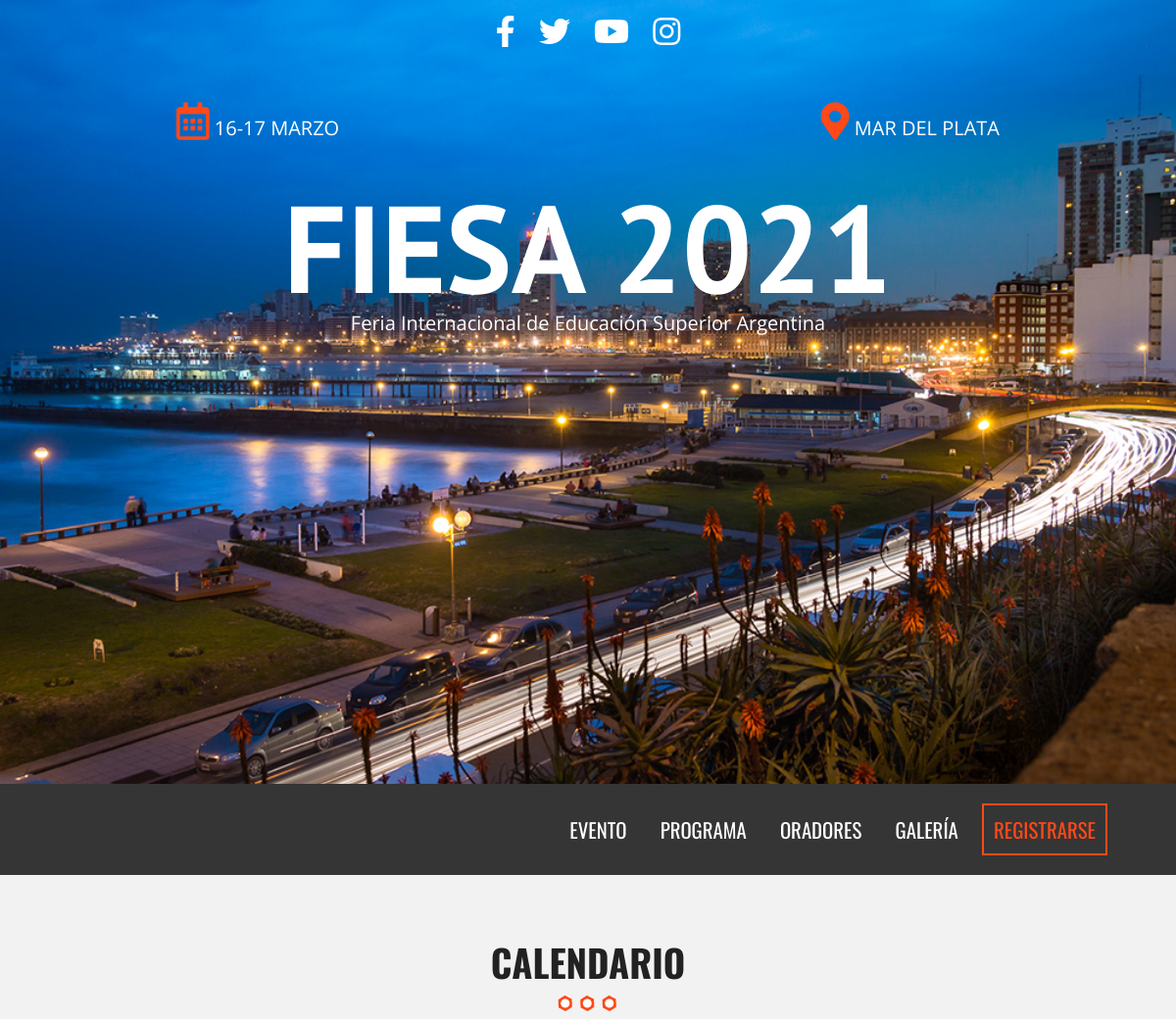
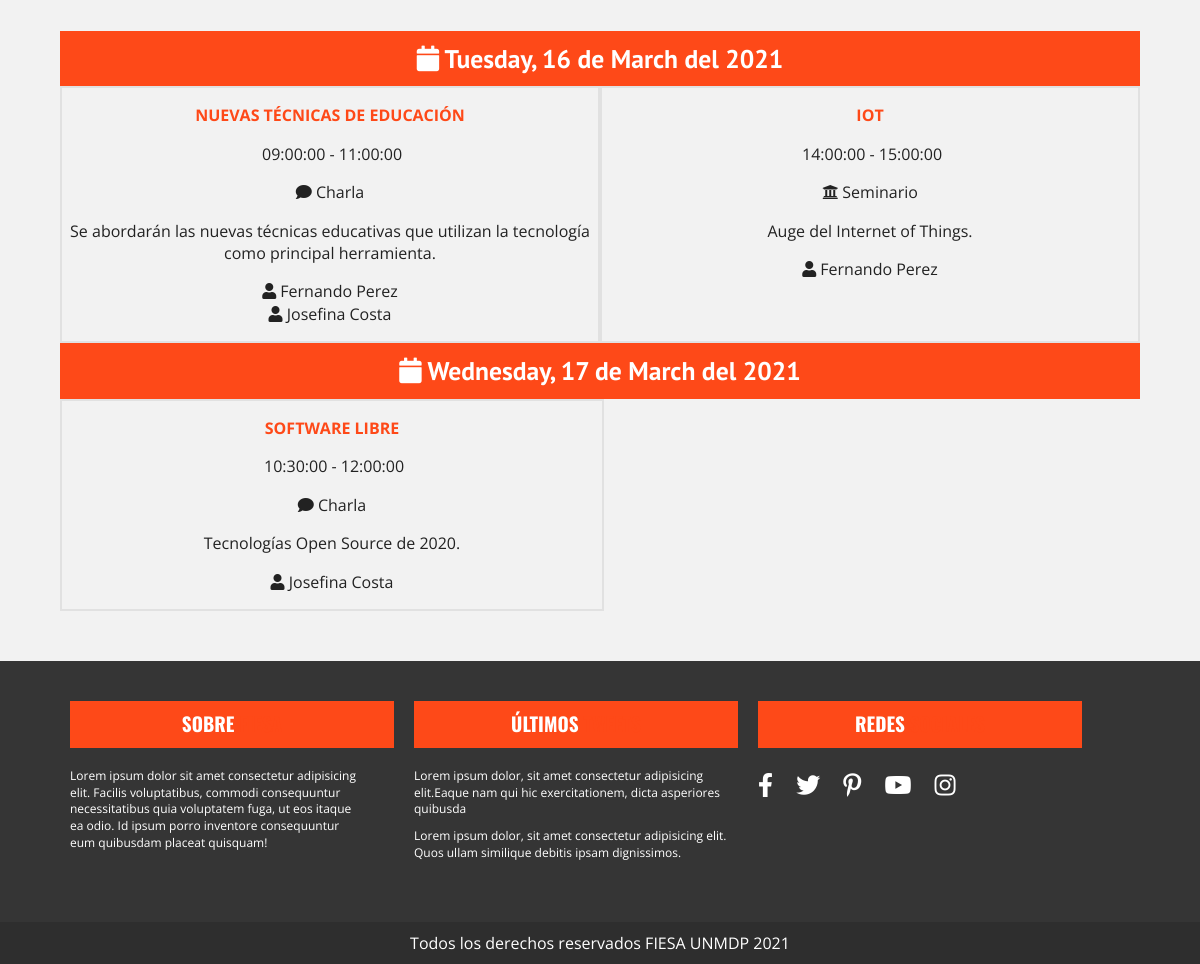
Page /calendario.php on the committed database (2 pictures, top to bottom).
### tables this page shows
CREATE TABLE actividad(
    id_actividad int NOT NULL AUTO_INCREMENT,
    nombre_act varchar(30) NOT NULL,
    fecha DATE NOT NULL,
    hora_inicio time NOT NULL,
    hora_fin time NOT NULL,
    descripcion varchar(130) NOT NULL,
    id_categoria INT NOT NULL,
    id_evento int NOT NULL,
    PRIMARY KEY(id_actividad),
    FOREIGN KEY(id_categoria) REFERENCES categoria_act(id_categoria) ON DELETE CASCADE,
    FOREIGN KEY(id_evento) REFERENCES evento(id_evento) ON DELETE CASCADE
);

CREATE TABLE categoria_act(
    id_categoria int NOT NULL AUTO_INCREMENT,
    nombre varchar(20) NOT NULL,
    icono varchar(20) not NULL,
    PRIMARY KEY(id_categoria)
);

### calendario.php (the view, shortened to what this page needs)
<?php include_once 'includes/templates/header.php'; ?>
  <section id="" class="seccion contenedor">
    <h2>Calendario</h2>
    <?php
        try{
            require_once('includes/funciones/conexionBDD.php');
            $sql_actividades="
            SELECT nombre_act, descripcion, fecha, hora_inicio, hora_fin, id_actividad,c.nombre as nombre_cat, icono
            FROM actividad a, categoria_act c
            WHERE a.id_categoria=c.id_categoria";
            $sql_oradores="
            SELECT nombre, apellido, o.dni, id_actividad
            FROM orador o, dicta d
            WHERE o.dni = d.dni";
            $tuplas_actividades= $db->query($sql_actividades);
            $tuplas_oradores= $db->query($sql_oradores);
        }
        catch(Exception $e){
            echo ($e->getMessage());
        }
    ?>
    <div class="calendario">
        <?php
            $calendario= array();
            $oradores= array();
            while ($aux_actividades= $tuplas_actividades->fetch_assoc()) {
                $f= $aux_actividades['fecha'];
                $aux_act= array(
                    'id_actividad' => $aux_actividades['id_actividad'],
                    'categoria' => $aux_actividades['nombre_cat'],
                    'descripcion' => $aux_actividades['descripcion'],
                    'icono' => $aux_actividades['icono'],
                    'nombre_act' => $aux_actividades['nombre_act'],
                    'fecha' => $aux_actividades['fecha'],
                    'horario' => $aux_actividades['hora_inicio'] . ' - ' . $aux_actividades['hora_fin'],
                    'oradores' => array()
                );
                $calendario[$f][]= $aux_act;
                }
            while ($aux_oradores= $tuplas_oradores->fetch_assoc()){
                $orador= array(
                    'nombre_ape' => $aux_oradores['nombre'] . ' ' . $aux_oradores['apellido'],
                    'id_actividad' => $aux_oradores['id_actividad']
                );
                $oradores[]= $orador;
            }
            foreach ($calendario as $dia => $lista){
            ?>
				<h3>
					<i class="fa fa-calendar"></i>
					<?php
					echo utf8_encode(strftime("%A, %d de %B del %Y", strtotime($dia)));
					?>
				</h3>
                <div class="dia">
                    <?php
                    foreach ($lista as $act){
                        foreach ($oradores as $ora){
                            if ($ora['id_actividad'] == $act['id_actividad'])
                                $act['oradores'][]=  $ora['nombre_ape'];
                        }
                    ?>
                        <div class="actividad">
                            <p class="titulo"> <?php echo $act['nombre_act']; ?> </p>
                            <p class="hora">
                                <?php echo $act['horario'];
                                ?>
                            </p>
                            <p>
                            <i class="fa <?php echo $act['icono']; ?>" aria-hidden="true"></i>
                            <?php echo $act['categoria'] ?> </p>
                            <p><?php echo $act['descripcion'] ;?></p>
                            <p>
                                <?php
                                foreach($act['oradores'] as $o){
                                    ?>
                                    <i class="fa fa-user" aria-hidden="true"></i>
                                    <?php
                                    echo $o;
                                    echo "<br>";
                                }
                                ?>
                            </p>
                        </div>
            <?php   } ?>
                </div>
    <?php   }  ?>
    </div>
  </section>
  <?php include_once 'includes/templates/footer.php'; ?>

### includes/templates/header.php (shortened to what this page needs)
<!doctype html>
<html class="no-js" lang="">
<head>
  <link rel="stylesheet" href="https://unpkg.com/leaflet@1.6.0/dist/leaflet.css" />
  <link rel="stylesheet" href="css/normalize.css">
  <link rel="stylesheet" href="css/main.css">
  <link rel="stylesheet" href="css/lightbox.css">
  <link rel="stylesheet" href="css/colorbox.css">
  <?php
    $archivo= basename($_SERVER['PHP_SELF']);
    $pagina= str_replace(".php","",$archivo);
  ?>
  <link rel="stylesheet" href="css/all.min.css">
</head>
<body class="<?php echo $pagina;?>">
  <header class="site-header">
    <div class="hero">
      <div class="contenido-header">
        <nav class="redes-sociales">
          <a href="#"><i class="fab fa-facebook-f"></i></a>
          <a href="#"><i class="fab fa-twitter"></i></a>
          <a href="#"><i class="fab fa-youtube"></i></a>
          <a href="#"><i class="fab fa-instagram"></i></a>
        </nav>
        <div class="informacion-evento">
          <div class="clearfix">
            <p class="fecha"><i class="far fa-calendar-alt"></i> 16-17 Marzo</p>
            <p class="ciudad"><i class="fas fa-map-marker-alt"></i> Mar del Plata</p>
          </div>
          <br><br>
          <h1 class="nombre-sitio">FIESA 2021</h1>
          <p class="slogan"> Feria Internacional de Educación Superior Argentina</p>
        </div>
      </div>
    </div>
  </header>
  <div class="barra">
    <div class="contenedor clearfix">
      <nav class="navegacion-principal clearfix">
        <a href="index.php">Evento</a>
        <a href="calendario.php">Programa</a>
        <a href="oradores.php">Oradores</a>
        <a href="galeria.php">Galería</a>
        <a href="registro.php">Registrarse</a>
      </nav>
    </div>
  </div>

### includes/templates/footer.php (shortened to what this page needs)
<footer class="site-footer">
    <div class="contenedor clearfix">
      <div class="footer-informacion">
        <h3>Sobre <span>FIESA</span></h3>
        <p>Lorem ipsum dolor sit amet consectetur adipisicing elit. Facilis voluptatibus, commodi consequuntur necessitatibus quia voluptatem fuga, ut eos itaque ea odio. Id ipsum porro inventore consequuntur eum quibusdam placeat quisquam!</p>
      </div>
      <div class="ultimos-tweets">
        <h3>Últimos <span>Tweets</span></h3>
        <ul>
          <li>Lorem ipsum dolor, sit amet consectetur adipisicing elit.Eaque nam qui hic exercitationem, dicta asperiores quibusda</li>
          <li>Lorem ipsum dolor, sit amet consectetur adipisicing elit. Quos ullam similique debitis ipsam dignissimos.</li>
        </ul>
      </div>
      <div class="menu">
        <h3>Redes <span>Sociales</span></h3>
        <nav class="redes-sociales">
          <a href="#"><i class="fab fa-facebook-f"></i></a>
          <a href="#"><i class="fab fa-twitter"></i></a>
          <a href="#"><i class="fab fa-pinterest-p"></i></a>
          <a href="#"><i class="fab fa-youtube"></i></a>
          <a href="#"><i class="fab fa-instagram"></i></a>
        </nav>
      </div>
    </div>
    <p class="copyright"> Todos los derechos reservados FIESA UNMDP 2021</p>
  </footer>
<link href="//cdn-images.mailchimp.com/embedcode/classic-10_7.css" rel="stylesheet" type="text/css">
</body>
</html>

### css/main.css (style rules this page uses)
html { color: #222; font-size: 1em; line-height: 1.4; }
html { box-sizing: border-box; }
body { background-color: #f2f2f2; font-family: 'Open Sans', sans-serif; }
.contenedor { width:98%; margin: 0 auto; }
@media only screen and (min-width: 480px) { .contenedor { width:95%; } }
@media only screen and (min-width: 768px) { .contenedor { width:90%; } }
@media only screen and (min-width: 992px) { .contenedor { width:90%; max-width: 1100px; } }
.seccion { padding:30px 0; }
.seccion p { font-size: 1.2em; text-align: center; }
h2 { font-family: 'Oswald', sans-serif; font-size:2.4em; text-transform: uppercase; text-align: center; }
h2::after { content:''; margin: 0 auto; background-image: url(../img/separador.png); height: 30px; width: 100px; display: block; }
h3 { font-size:1.6em; color: #fe4918; font-family:'PT Sans', sans-serif; margin:0; }
ul { list-style:none; margin:0; padding:0; }
div.hero { background-image: url(../img/encabezado6.jpg); height:100vh; background-position: top center; background-size: cover; }
div.contenido-header { padding-top:40px; }
@media only screen and (min-width:768px) { div.contenido-header { padding-top:10px; } }
nav.redes-sociales { text-align: center; }
nav.redes-sociales a { color:#ffffff; font-size:2em; margin-right:20px; }
nav.redes-sociales a:last-child { margin-right: 0; }
div.informacion-evento { text-align: center; color: #ffffff; }
@media only screen and (min-width:768px) { div.informacion-evento { width:70%; margin: 0 auto; margin-top:50px; } }
div.informacion-evento p { margin:0; display: inline; font-size:20px; text-transform: uppercase; }
div.informacion-evento p i { color: #fe4918; font-size: 2.4rem; }
p.fecha { float:left; }
p.ciudad { float:right; text-align: right; }
p.slogan { text-transform: none!important; }
h1.nombre-sitio { font-size: 5.9vw; text-transform: uppercase; font-family: 'PT Sans', sans-serif; }
@media only screen and (min-width:768px) { h1.nombre-sitio { font-size: 10.5vw; margin:0; line-height:1; } }
div.barra { background-color:#353535; padding:20px 0; }
nav.navegacion-principal { display:none; width: 100%; }
nav.navegacion-principal a { font-family: 'Oswald', sans-serif; color:#ffffff; font-size:1.3em; text-transform: uppercase; text-decoration: none; transition: all .6s ease; width: 100%; display: block; text-align: center; margin-bottom:20px; clear:both; }
nav.navegacion-principal a:last-child { border:2px solid #fe4918; color: #fe4918; }
@media only screen and (min-width:768px) { nav.navegacion-principal { width: 67%; float: right; text-align: right; display:block; } }
@media only screen and (min-width:768px) { nav.navegacion-principal a { padding: 10px 10px; width:auto; display: inline-block; text-align: center; margin:0 10px 0 0; } }
footer { background-color: #353535; padding-top:40px; margin-top:20px; }
footer .contenedor > div { color:#ffffff; padding: 0 10px; font-size:12px; }
@media only screen and (min-width:768px) { footer .contenedor > div { width:30%; float:left; } }
footer h3 { color:#ffffff; text-transform: uppercase; font-family:'Oswald',sans-serif; margin-bottom:20px; }
footer h3 span { color:#fe4918; }
footer .ultimos-tweets li { margin-bottom:10px; }
footer nav.redes-sociales { text-align: left; }
div.footer-informacion p { text-align: left; padding-right:30px; }
p.copyright { background-color: #2e2e2e; color:#ffffff; padding: 10px 0; margin:0; margin-top:50px; text-align: center; }
.calendario h3 { background-color: #fe4918; clear: both; color: white; text-align: center; padding: 10px 0; }
.calendario::after { clear: both; display: block; content: ''; }
.dia { clear:both; display: flex; }
.actividad { width: 50%; float: left; border: 2px solid #e1e1e1; transition: all .3s ease; }
.actividad p.titulo { color:#fe4918; text-transform: uppercase; font-weight: bold; }
.actividad p { font-size: 1em; }
.clearfix:before, .clearfix:after { content: " "; display: table; }
.clearfix:after { clear: both; }

### rows in the picture
actividad: nombre_act "NUEVAS TÉCNICAS DE EDUCACIÓN", horario "09:00:00 - 11:00:00", id_categoria.nombre "Charla", descripcion "Se abordarán las nuevas técnicas educativas que utilizan la tecnología como principal herramienta.", o "Fernando Perez", o "Josefina Costa"
actividad: nombre_act "IOT", horario "14:00:00 - 15:00:00", id_categoria.nombre "Seminario", descripcion "Auge del Internet of Things.", o "Fernando Perez"
actividad: nombre_act "SOFTWARE LIBRE", horario "10:30:00 - 12:00:00", id_categoria.nombre "Charla", descripcion "Tecnologías Open Source de 2020.", o "Josefina Costa"

### other values in the picture
utf8_encode(strftime("%A, %d de %B del %Y", strtotime($dia))) "Tuesday, 16 de March del 2021"
utf8_encode(strftime("%A, %d de %B del %Y", strtotime($dia))) "Wednesday, 17 de March del 2021"
